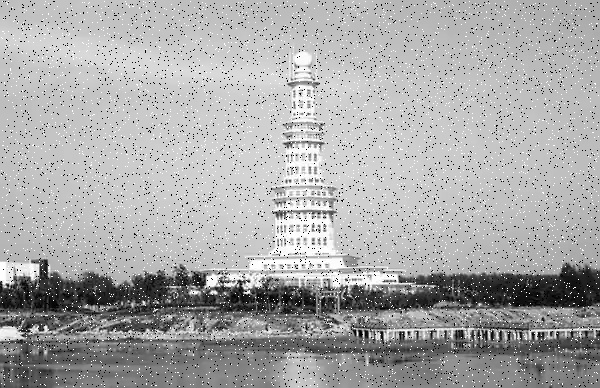
#> input picture TowerNoise.jpg, 600 x 388 px, found by its file name
$ python 'image smoothing.py'
#> lines starting #> are read from the running program, lines starting #| are printed output that depends on the picture
import cv2 as cv
import numpy as np
import matplotlib.pyplot as plt

img = cv.imread('./pictures/TowerNoise.jpg', 0)
#> img is the input picture: shape (388, 600); min 0, max 255, mean 169.1
h = img.shape[0]
#> h = 388
w = img.shape[1]
#> w = 600

# 均值滤波
img_Blur_5 = cv.blur(img, (5, 5))   # 5*5均值滤波
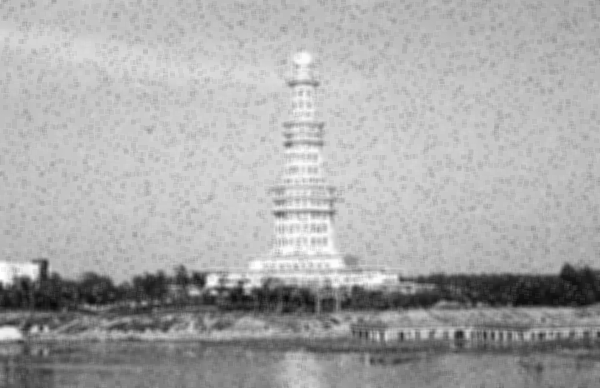
#> img_Blur_5: shape (388, 600); min 9, max 255, mean 169.1

# 中值滤波
img_MedianBlur_5 = cv.medianBlur(img, 5)    # 5*5中值滤波

# 超限像素平滑法
def overrun_pixel_smoothing(kernel, image):
#> called with kernel = 5
    img_overrun = image.copy()
    filter = np.zeros((kernel, kernel), np.uint8)
    average = np.zeros((h - kernel + 1, w - kernel + 1), np.uint8)  # 平均值矩阵

    for i in range(h - kernel + 1):
        for j in range(w - kernel + 1):

            for m in range(kernel):
                for n in range(kernel):
                    filter[m, n] = img_overrun[i + m, j + n]

            average[i, j] = 1 / (kernel * kernel) * filter.sum()  # 求平均
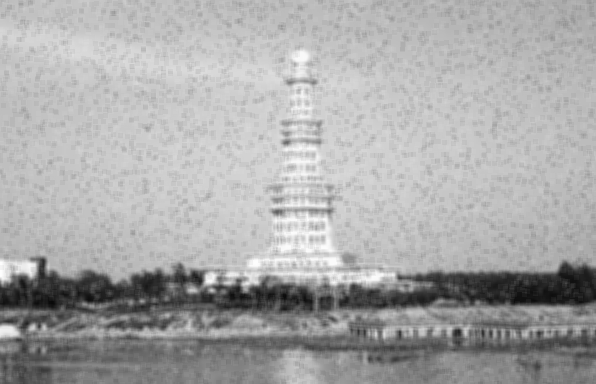
#> average: shape (384, 596); min 8, max 254, mean 168.8
#> after the loop, filter = [[122, 122, 124, 122, 124], [124, 124, 124, 124, 124], [124, 124, 124, 124, 124], [125, 125, 125, 125, 125], [125, 125, 125, 125, 125]]

    T = 30  # 设定阈值

    for i in range(h - kernel + 1):
        for j in range(w - kernel + 1):

            if abs(img[i + kernel - 2, j + kernel - 2] - average[i, j]) > T:
                img_overrun[i + kernel - 2, j + kernel - 2] = average[i, j]
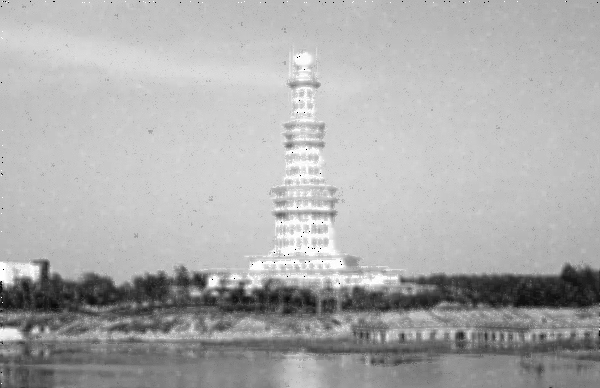
#> img_overrun: shape (388, 600); min 0, max 255, mean 172.9

    return img_overrun

img_overrun_5 = overrun_pixel_smoothing(5, img)  # 核大小为5*5

plt.figure(figsize=(10,14))

# origin, Mean, Median, Over-limit pixel
plt.subplot(221)
plt.imshow(img, cmap='gray')
plt.title('Origin')

plt.subplot(222)
plt.imshow(img_Blur_5, cmap='gray')
plt.title('Mean')

plt.subplot(223)
plt.imshow(img_MedianBlur_5, cmap='gray')
plt.title('Median')

plt.subplot(224)
plt.imshow(img_overrun_5, cmap='gray')
plt.title('Over-limit pixel')
plt.show()
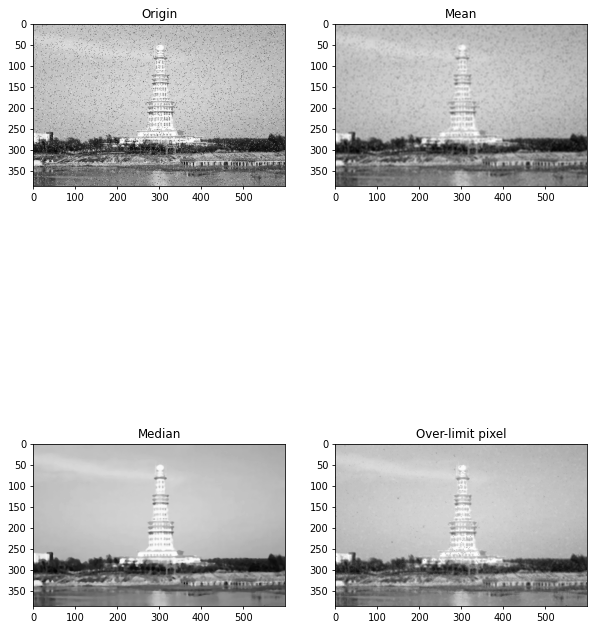
#> figure drawn by matplotlib, 4 panels

$ run again, with flower.jpg copied over TowerNoise.jpg
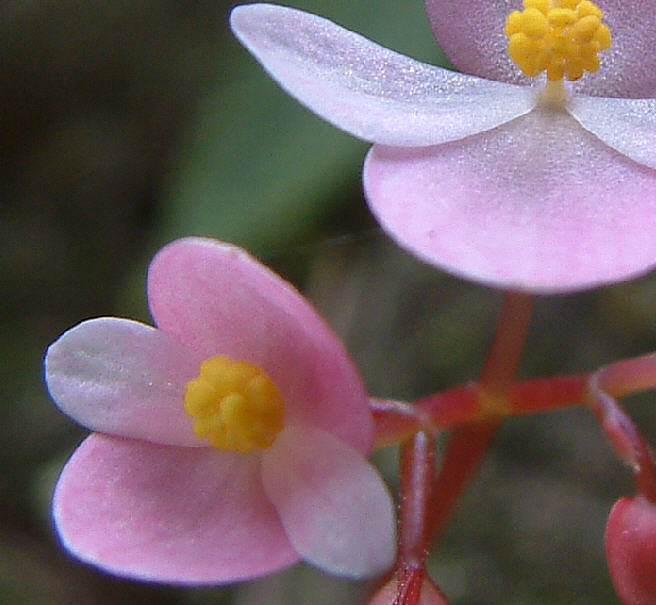
#> input picture flower.jpg, 656 x 605 px, found by its file name
#> `img = cv.imread('./pictures/TowerNoise.jpg', 0)`:
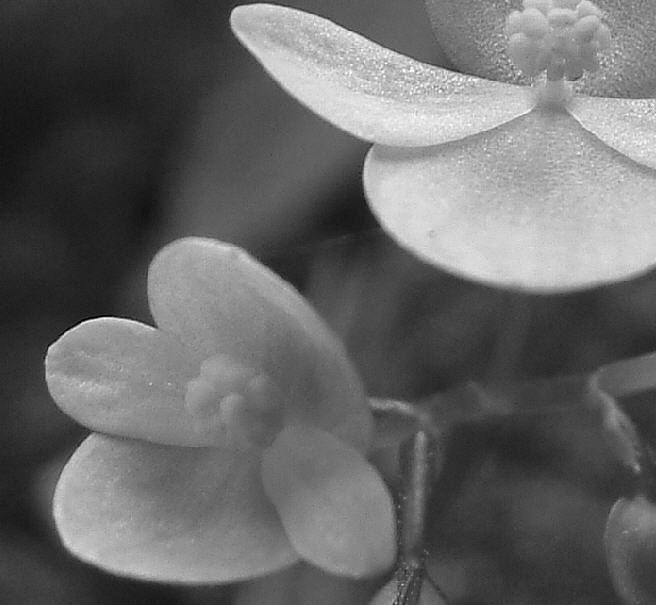
#> img: shape (605, 656); min 0, max 255, mean 102.6
#> after the loop in overrun_pixel_smoothing, `for i in range(h - kernel + 1):`: filter = [[57, 57, 61, 62, 57], [59, 59, 63, 63, 60], [62, 62, 65, 65, 63], [64, 63, 64, 65, 64], [63, 63, 62, 63, 64]]
#> `plt.show()`:
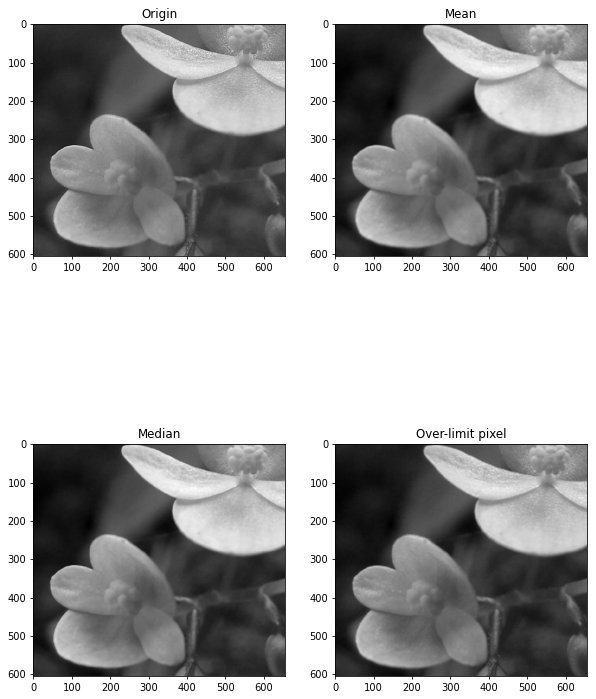
#> figure drawn by matplotlib, 4 panels

$ run again, with nvwa.jpg copied over TowerNoise.jpg
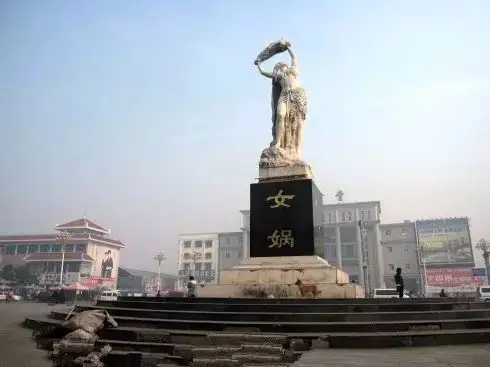
#> input picture nvwa.jpg, 490 x 367 px, found by its file name
#> after the loop in overrun_pixel_smoothing, `for i in range(h - kernel + 1):`:
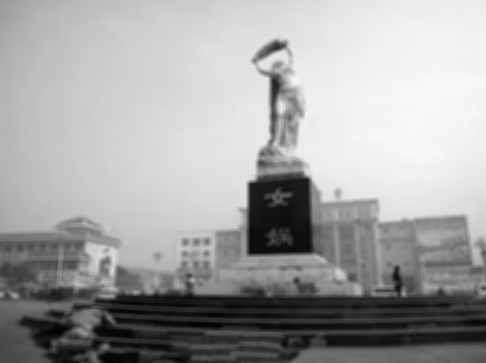
#> average: shape (363, 486); min 1, max 250, mean 163.7
#> after the loop in overrun_pixel_smoothing, `for i in range(h - kernel + 1):`: filter = [[81, 82, 82, 82, 81], [82, 84, 82, 82, 81], [84, 85, 84, 82, 82], [85, 86, 84, 82, 82], [86, 87, 85, 84, 82]]
#> after the loop in overrun_pixel_smoothing, `for i in range(h - kernel + 1):`:
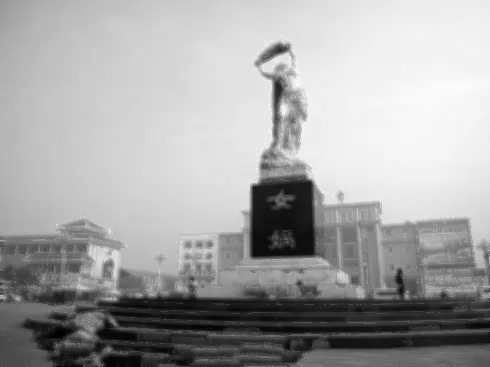
#> img_overrun: shape (367, 490); min 0, max 253, mean 165.7
